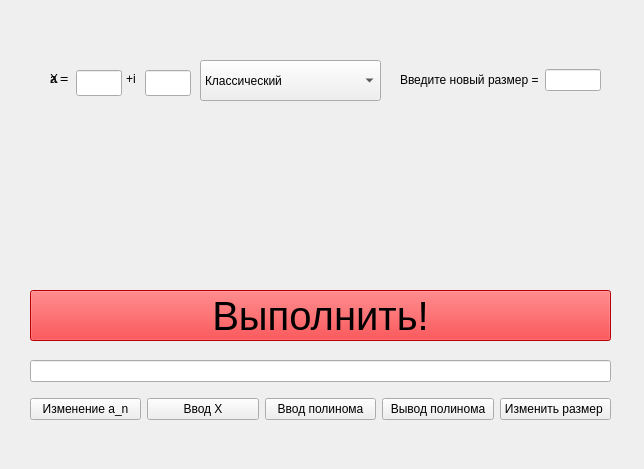
<?xml version="1.0" encoding="UTF-8"?>
<ui version="4.0">
 <class>Interface</class>
 <widget class="QWidget" name="Interface">
  <property name="geometry">
   <rect>
    <x>0</x>
    <y>0</y>
    <width>644</width>
    <height>469</height>
   </rect>
  </property>
  <property name="windowTitle">
   <string>Interface</string>
  </property>
  <widget class="QLabel" name="x_label">
   <property name="geometry">
    <rect>
     <x>50</x>
     <y>70</y>
     <width>22</width>
     <height>18</height>
    </rect>
   </property>
   <property name="text">
    <string>X = </string>
   </property>
  </widget>
  <widget class="QLineEdit" name="re_edit">
   <property name="geometry">
    <rect>
     <x>76</x>
     <y>70</y>
     <width>46</width>
     <height>26</height>
    </rect>
   </property>
  </widget>
  <widget class="QLineEdit" name="im_edit">
   <property name="geometry">
    <rect>
     <x>145</x>
     <y>70</y>
     <width>46</width>
     <height>26</height>
    </rect>
   </property>
  </widget>
  <widget class="QLabel" name="i_label">
   <property name="geometry">
    <rect>
     <x>126</x>
     <y>70</y>
     <width>16</width>
     <height>18</height>
    </rect>
   </property>
   <property name="text">
    <string>+i</string>
   </property>
  </widget>
  <widget class="QPushButton" name="do_but">
   <property name="geometry">
    <rect>
     <x>30</x>
     <y>290</y>
     <width>581</width>
     <height>51</height>
    </rect>
   </property>
   <property name="font">
    <font>
     <pointsize>30</pointsize>
    </font>
   </property>
   <property name="styleSheet">
    <string notr="true">background-color: rgb(255, 0, 4);
color: rgb(0, 0, 0);</string>
   </property>
   <property name="text">
    <string>Выполнить!</string>
   </property>
  </widget>
  <widget class="QLabel" name="an_label">
   <property name="geometry">
    <rect>
     <x>50</x>
     <y>70</y>
     <width>22</width>
     <height>18</height>
    </rect>
   </property>
   <property name="text">
    <string>a = </string>
   </property>
  </widget>
  <widget class="QComboBox" name="eprint_box">
   <property name="geometry">
    <rect>
     <x>200</x>
     <y>60</y>
     <width>181</width>
     <height>41</height>
    </rect>
   </property>
   <item>
    <property name="text">
     <string>Классический</string>
    </property>
   </item>
   <item>
    <property name="text">
     <string>Канонический</string>
    </property>
   </item>
  </widget>
  <widget class="QWidget" name="">
   <property name="geometry">
    <rect>
     <x>30</x>
     <y>350</y>
     <width>581</width>
     <height>81</height>
    </rect>
   </property>
   <layout class="QGridLayout" name="gridLayout_2">
    <item row="0" column="0">
     <widget class="QLineEdit" name="result_line">
      <property name="readOnly">
       <bool>true</bool>
      </property>
     </widget>
    </item>
    <item row="1" column="0">
     <layout class="QGridLayout" name="gridLayout">
      <item row="0" column="1">
       <widget class="QPushButton" name="enter_X_but">
        <property name="text">
         <string>Ввод Х</string>
        </property>
       </widget>
      </item>
      <item row="0" column="4">
       <widget class="QPushButton" name="change_len_but">
        <property name="text">
         <string>Изменить размер </string>
        </property>
       </widget>
      </item>
      <item row="0" column="0">
       <widget class="QPushButton" name="change_an_but">
        <property name="text">
         <string>Изменение a_n</string>
        </property>
       </widget>
      </item>
      <item row="0" column="3">
       <widget class="QPushButton" name="change_print_but">
        <property name="text">
         <string>Вывод полинома</string>
        </property>
       </widget>
      </item>
      <item row="0" column="2">
       <widget class="QPushButton" name="enter_pol_but">
        <property name="text">
         <string>Ввод полинома</string>
        </property>
       </widget>
      </item>
     </layout>
    </item>
   </layout>
  </widget>
  <widget class="QWidget" name="">
   <property name="geometry">
    <rect>
     <x>400</x>
     <y>60</y>
     <width>201</width>
     <height>41</height>
    </rect>
   </property>
   <layout class="QGridLayout" name="gridLayout_3">
    <item row="0" column="0">
     <widget class="QLabel" name="size_label">
      <property name="text">
       <string>Введите новый размер =</string>
      </property>
     </widget>
    </item>
    <item row="0" column="1">
     <widget class="QLineEdit" name="new_size_edit"/>
    </item>
   </layout>
  </widget>
 </widget>
 <resources/>
 <connections/>
</ui>
